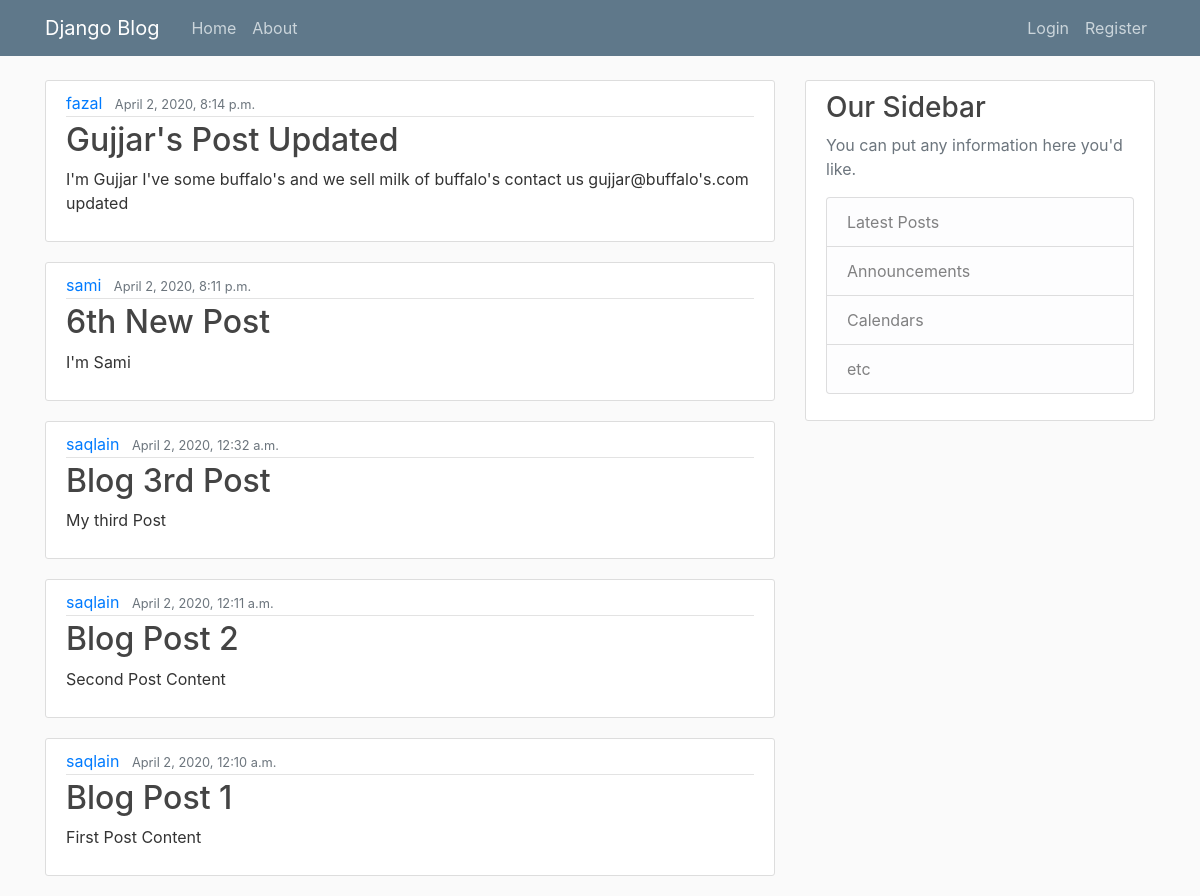
The page / on the database its author committed.
### blog/models.py (models this page shows, shortened)
class Post(models.Model):
    title = models.CharField(max_length=80)
    content = models.TextField()
    date_posted = models.DateTimeField(auto_now_add=True)
    author = models.ForeignKey(User , on_delete=models.CASCADE)

### blog/views.py (the view)
# urls.py: path('', PostListView.as_view()  , name = 'blog-home'),
class PostListView(ListView):
    model = Post
    template_name = 'home.html'
    context_object_name = 'posts'
    ordering = ['-date_posted']

### blog/templates/home.html
        {% extends 'base.html' %}
        {% block content %}
        {% for post in posts %}
            <article class="media content-section">
              <div class="media-body">
                <div class="article-metadata">
                  <a class="mr-2" href="#">{{ post.author }}</a>
                  <small class="text-muted">{{ post.date_posted }}</small>
                </div>
                <h2><a class="article-title" href="{% url 'postdetail' post.id %}">{{ post.title }}</a></h2>
                <p class="article-content">{{ post.content }}</p>
              </div>
            </article>
        {% endfor %}
        {% endblock content %}

### blog/templates/base.html (shortened to what this page needs)
{% load static %}
<!DOCTYPE html>
<html lang="en">
<head>
    <link rel="stylesheet" type="text/css" href="{% static 'css/bootstrap.min.css' %}">
    <link rel="stylesheet" type="text/css" href="{% static 'css/style.css' %}">
</head>
<body>
         <header class="site-header">
      <nav class="navbar navbar-expand-md navbar-dark bg-steel fixed-top">
        <div class="container">
          <a class="navbar-brand mr-4" href="{% url 'blog-home' %}">Django Blog</a>
          <div class="collapse navbar-collapse" id="navbarToggle">
            <div class="navbar-nav mr-auto">
              <a class="nav-item nav-link" href="{% url 'blog-home' %}">Home</a>
              <a class="nav-item nav-link" href="{% url 'blog-about' %}">About</a>
            </div>
            <div class="navbar-nav">
              {% if user.is_authenticated %}
                <a class="nav-item nav-link" href="{% url 'postcreate' %}">New Post</a>
                <a class="nav-item nav-link" href="{% url 'profile' %}">Profile</a>
                <a class="nav-item nav-link" href="{% url 'logout' %}">Logout</a>
              {% else %}
                <a class="nav-item nav-link" href="{% url 'login' %}">Login</a>
                <a class="nav-item nav-link" href="{% url 'register' %}">Register</a>
              {% endif %}
            </div>
          </div>
        </div>
      </nav>
    </header>
        <main role="main" class="container">
      <div class="row">
        <div class="col-md-8">
          {% block content %}{% endblock %}
        </div>
        <div class="col-md-4">
          <div class="content-section">
            <h3>Our Sidebar</h3>
            <p class='text-muted'>You can put any information here you'd like.
              <ul class="list-group">
                <li class="list-group-item list-group-item-light">Latest Posts</li>
                <li class="list-group-item list-group-item-light">Announcements</li>
                <li class="list-group-item list-group-item-light">Calendars</li>
                <li class="list-group-item list-group-item-light">etc</li>
              </ul>
            </p>
          </div>
        </div>
      </div>
    </main>
</body>
</html>

### static/css/style.css (style rules this page uses)
body { background: #fafafa; color: #333333; margin-top: 5rem; }
h1, h2, h3, h4, h5, h6 { color: #444444; }
ul { margin: 0; }
.bg-steel { background-color: #5f788a; }
.site-header .navbar-nav .nav-link { color: #cbd5db; }
.content-section { background: #ffffff; padding: 10px 20px; border: 1px solid #dddddd; border-radius: 3px; margin-bottom: 20px; }
.article-title { color: #444444; }
.article-content { white-space: pre-line; }
.article-metadata { padding-bottom: 1px; margin-bottom: 4px; border-bottom: 1px solid #e3e3e3 }

### rows shown on the page
Post: author "fazal", date_posted "April 2, 2020, 8:14 p.m.", title "Gujjar's Post Updated", content "I'm Gujjar I've some buffalo's and we sell milk of buffalo's contact us gujjar@buffalo's.com updated"
Post: author "sami", date_posted "April 2, 2020, 8:11 p.m.", title "6th New Post", content "I'm Sami"
Post: author "saqlain", date_posted "April 2, 2020, 12:32 a.m.", title "Blog 3rd Post", content "My third Post"
Post: author "saqlain", date_posted "April 2, 2020, 12:11 a.m.", title "Blog Post 2", content "Second Post Content"
Post: author "saqlain", date_posted "April 2, 2020, 12:10 a.m.", title "Blog Post 1", content "First Post Content"
